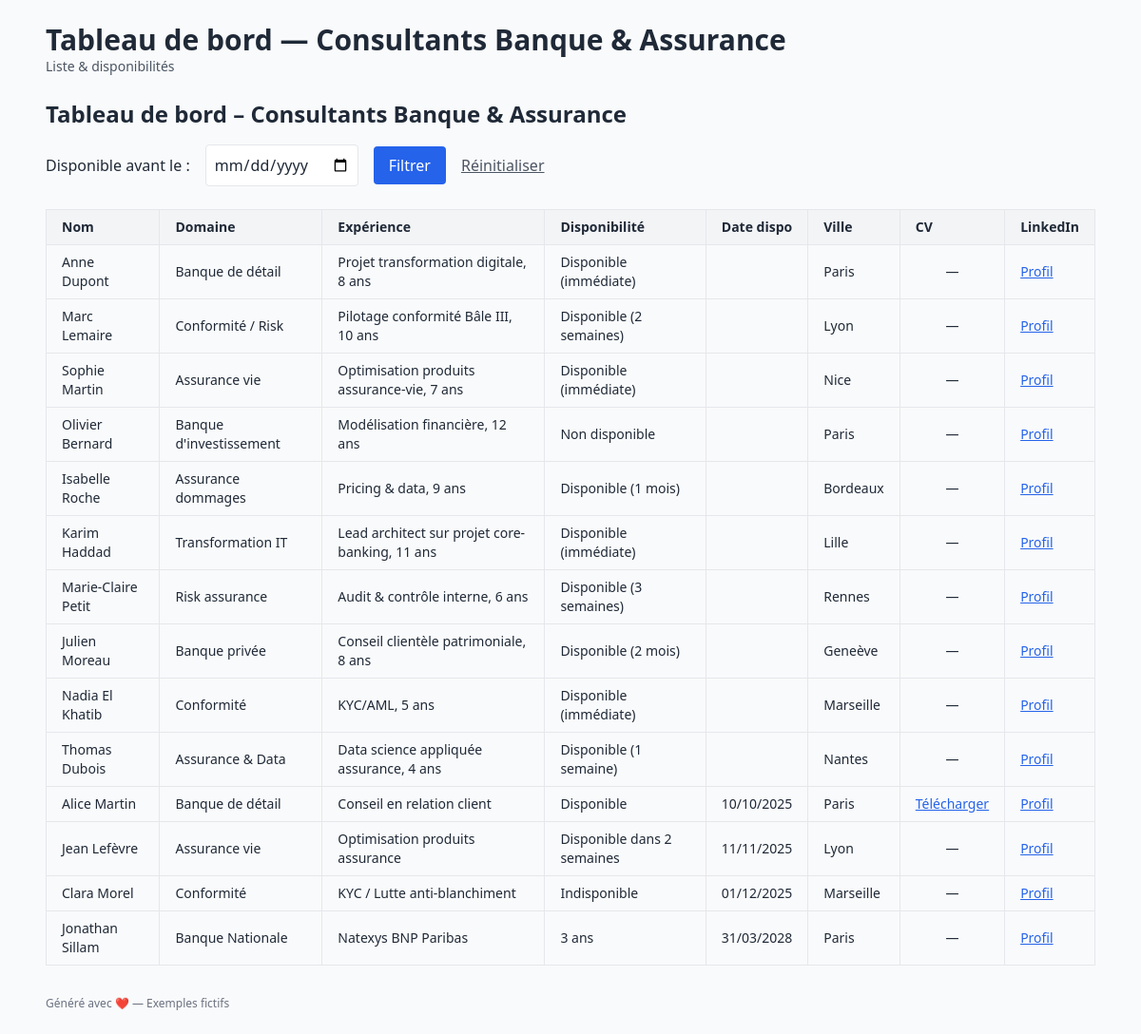
Before: / (signed in) with the older database file.
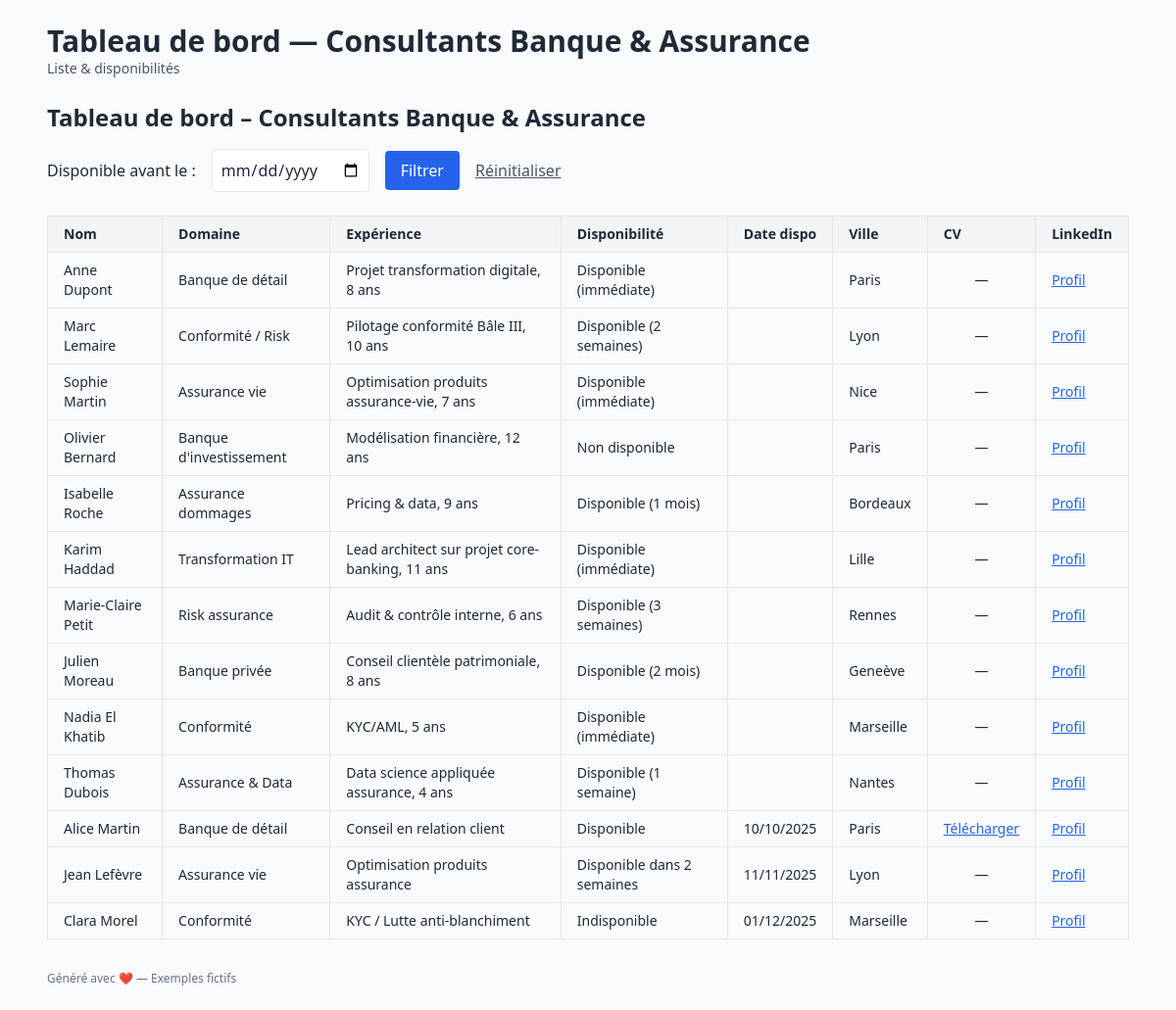
After: the same page with the newer database file.
### consultants/models.py (models this page shows, shortened)
class Consultant(models.Model):
    nom = models.CharField(max_length=100)
    domaine = models.CharField(max_length=100)
    experience = models.TextField()
    disponibilite = models.CharField(max_length=100)
    disponibilite_date = models.DateField(null=True, blank=True)  # ← nouveau champ
    ville = models.CharField(max_length=100, blank=True)
    lien_linkedin = models.URLField(blank=True)
    cv = models.FileField(upload_to='cv/', null=True, blank=True)  # ← champ PDF joint

### consultants/views.py (the view)
# urls.py: path('', views.dashboard, name='dashboard'),
@login_required
def dashboard(request):
    date_filtre = request.GET.get('disponibilite_date')
    consultants = Consultant.objects.all()
    if date_filtre:
        consultants = consultants.filter(disponibilite_date__lte=date_filtre)
    return render(request, "consultants/dashboard.html", {
        "consultants": consultants,
        "date_filtre": date_filtre
    })

### consultants/templates/consultants/dashboard.html
{% extends 'consultants/base.html' %}
{% block content %}
<h2 class="text-2xl font-bold mb-4">Tableau de bord – Consultants Banque & Assurance</h2>
<form method="get" class="mb-6 flex items-center gap-4">
  <label for="disponibilite_date" class="font-medium">Disponible avant le :</label>
  <input type="date" id="disponibilite_date" name="disponibilite_date" value="{{ date_filtre }}" class="border p-2 rounded">
  <button type="submit" class="bg-blue-600 text-white px-4 py-2 rounded hover:bg-blue-700">Filtrer</button>
<a href="{% url 'dashboard' %}" class="text-gray-600 underline">Réinitialiser</a>
</form>
<table class="table-auto w-full border-collapse text-sm">
  <thead>
    <tr class="bg-gray-100 text-left">
      <th class="border px-4 py-2">Nom</th>
      <th class="border px-4 py-2">Domaine</th>
      <th class="border px-4 py-2">Expérience</th>
      <th class="border px-4 py-2">Disponibilité</th>
      <th class="border px-4 py-2">Date dispo</th>
      <th class="border px-4 py-2">Ville</th>
      <th class="border px-4 py-2">CV</th>
      <th class="border px-4 py-2">LinkedIn</th>
    </tr>
  </thead>
  <tbody>
    {% for c in consultants %}
    <tr class="hover:bg-gray-50">
      <td class="border px-4 py-2">{{ c.nom }}</td>
      <td class="border px-4 py-2">{{ c.domaine }}</td>
      <td class="border px-4 py-2">{{ c.experience }}</td>
      <td class="border px-4 py-2">{{ c.disponibilite }}</td>
      <td class="border px-4 py-2">{{ c.disponibilite_date|date:"d/m/Y" }}</td>
      <td class="border px-4 py-2">{{ c.ville }}</td>
      <td class="border px-4 py-2 text-center">
        {% if c.cv %}
          <a href="{{ c.cv.url }}" target="_blank" class="text-blue-600 underline">Télécharger</a>
        {% else %}
          —
        {% endif %}
      </td>
      <td class="border px-4 py-2"><a href="{{ c.lien_linkedin }}" target="_blank" class="text-blue-600 underline">Profil</a></td>
    </tr>
    {% endfor %}
  </tbody>
</table>
{% endblock %}

### consultants/templates/consultants/base.html (shortened to what this page needs)
<!doctype html>
<html lang="fr">
  <head>
    <script src="https://cdn.tailwindcss.com"></script>
  </head>
  <body class="bg-gray-50 text-gray-800">
    <div class="max-w-6xl mx-auto p-6">
      <header class="mb-6">
        <h1 class="text-3xl font-bold">Tableau de bord — Consultants Banque & Assurance</h1>
        <p class="text-sm text-gray-600">Liste & disponibilités</p>
      </header>
      <main>
        {% block content %}{% endblock %}
      </main>
      <footer class="mt-8 text-xs text-gray-500">Généré avec ❤️ — Exemples fictifs</footer>
    </div>
  </body>
</html>

Changed rows visible on the page:
removed Consultant: nom "Jonathan Sillam", domaine "Banque Nationale", experience "Natexys BNP Paribas", disponibilite "3 ans", disponibilite_date "31/03/2028", ville "Paris"
